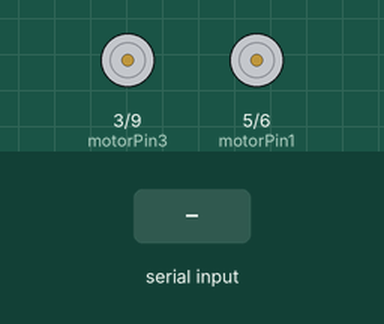
Recording of a sketch running on a simulated Arduino Uno, built with avr-gcc and run on an emulated ATmega328P. Parts: motor-driver pin pairs drawn as motors (green arrow = first pin HIGH = forward, orange = second pin HIGH = backward, longer = more drive). The inputs (shaded band) are chosen by the test bench.

Above: at 1.2 s.
1.3 s: "F" received over the second serial link
At 1.8 s:
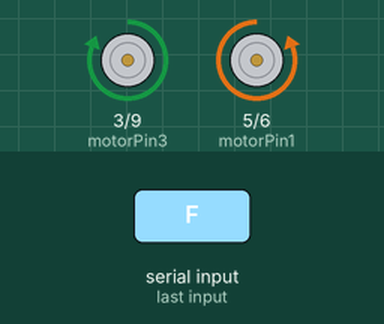
2.8 s: "B" received over the second serial link
At 4.0 s:
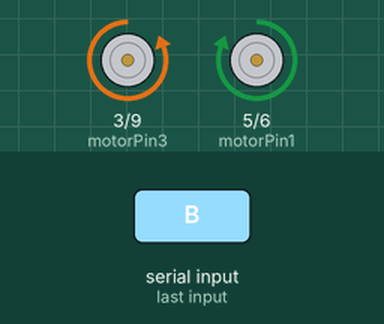
4.3 s: "L" received over the second serial link
At 5.2 s:
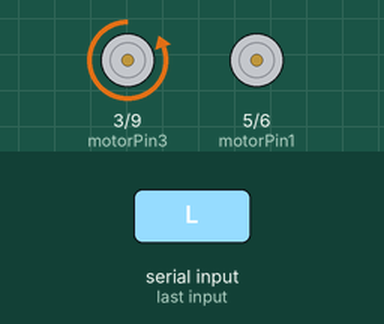
5.8 s: "R" received over the second serial link
At 6.4 s:
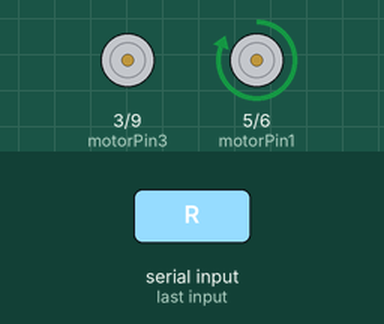
7.3 s: "X" received over the second serial link
At 8.7 s:
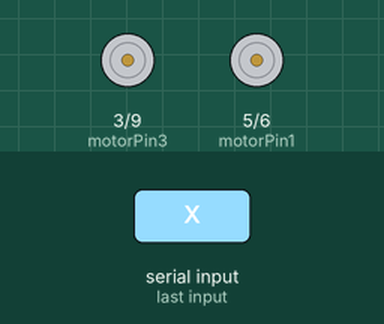
Timing chart, 0 to 9.8 s (numbered marks = the images above; inputs shaded):
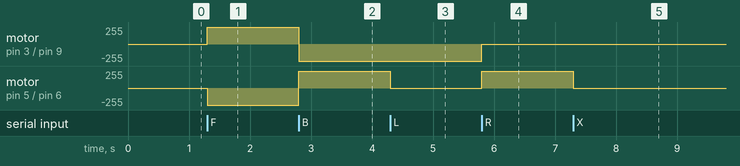

Measured:
- after the input at 1.3 s, motor on pin 3 (motorPin3) / pin 9 (motorPin4): stopped → forward 255/255 at once; motor on pin 5 (motorPin1) / pin 6 (motorPin2): stopped → backward 255/255 at once
- after the input at 2.8 s, motor on pin 3 (motorPin3) / pin 9 (motorPin4): forward 255/255 → backward 255/255 at once; motor on pin 5 (motorPin1) / pin 6 (motorPin2): backward 255/255 → forward 255/255 at once
- after the input at 4.3 s, motor on pin 5 (motorPin1) / pin 6 (motorPin2): forward 255/255 → stopped at once
- after the input at 5.8 s, motor on pin 3 (motorPin3) / pin 9 (motorPin4): backward 255/255 → stopped at once; motor on pin 5 (motorPin1) / pin 6 (motorPin2): stopped → forward 255/255 at once
- after the input at 7.3 s, motor on pin 5 (motorPin1) / pin 6 (motorPin2): forward 255/255 → stopped at once

The sketch:

ArduinoCODE.ino
```cpp
//By Anando Zaman
#include <SoftwareSerial.h>

SoftwareSerial BT(10, 11);
char button;
//motor A
const int motorPin1  = 5;  // Pin 14 of L293
const int motorPin2  = 6;  // Pin 10 of L293

//Motor B
const int motorPin3  = 3; // Pin  7 of L293
const int motorPin4  = 9;  // Pin  2 of L293

void setup(){
 BT.begin(9600);
 Serial.begin(9600);
   pinMode(motorPin1, OUTPUT);
    pinMode(motorPin2, OUTPUT);
    pinMode(motorPin3, OUTPUT);
    pinMode(motorPin4, OUTPUT);

}

void backwards(){
  digitalWrite(motorPin1, HIGH); //spin motor A CCW
    digitalWrite(motorPin2, LOW);
    digitalWrite(motorPin3, LOW);
    digitalWrite(motorPin4, HIGH); //spin motor B CCW
  }

  void forwards(){
  digitalWrite(motorPin1, LOW);
    digitalWrite(motorPin2, HIGH); //spin motor A CW
    digitalWrite(motorPin3, HIGH);//spin motor B CW
    digitalWrite(motorPin4, LOW);
  }

  void right(){
  digitalWrite(motorPin1, HIGH); //spin motor A CCW
    digitalWrite(motorPin2, LOW);
    digitalWrite(motorPin3, LOW);
    digitalWrite(motorPin4, LOW);
  }

  void left(){
  digitalWrite(motorPin1,LOW);
    digitalWrite(motorPin2, LOW);
    digitalWrite(motorPin3, LOW);
    digitalWrite(motorPin4,HIGH); //spin motor B CCW
  }

  void stops(){ //none of the wheels move
    digitalWrite(motorPin1,LOW);
    digitalWrite(motorPin2, LOW);
    digitalWrite(motorPin3, LOW);
    digitalWrite(motorPin4,LOW);
    }
void loop(){

  button =BT.read();
 if(button=='F') //if up button pressed, run forwards function
  {
    forwards();
  }
  else if(button=='B') //if down button pressed, run backwards function
  {
    backwards();

  }
  else if(button=='L') //if left button pressed, run left function
  {
    left();

  }
  else if(button=='R') //if right button pressed, run right function
  {
    right();

  }
  else if(button=='X') //if nothing pressed, run stops function
  {
     stops();
  }
}
```
